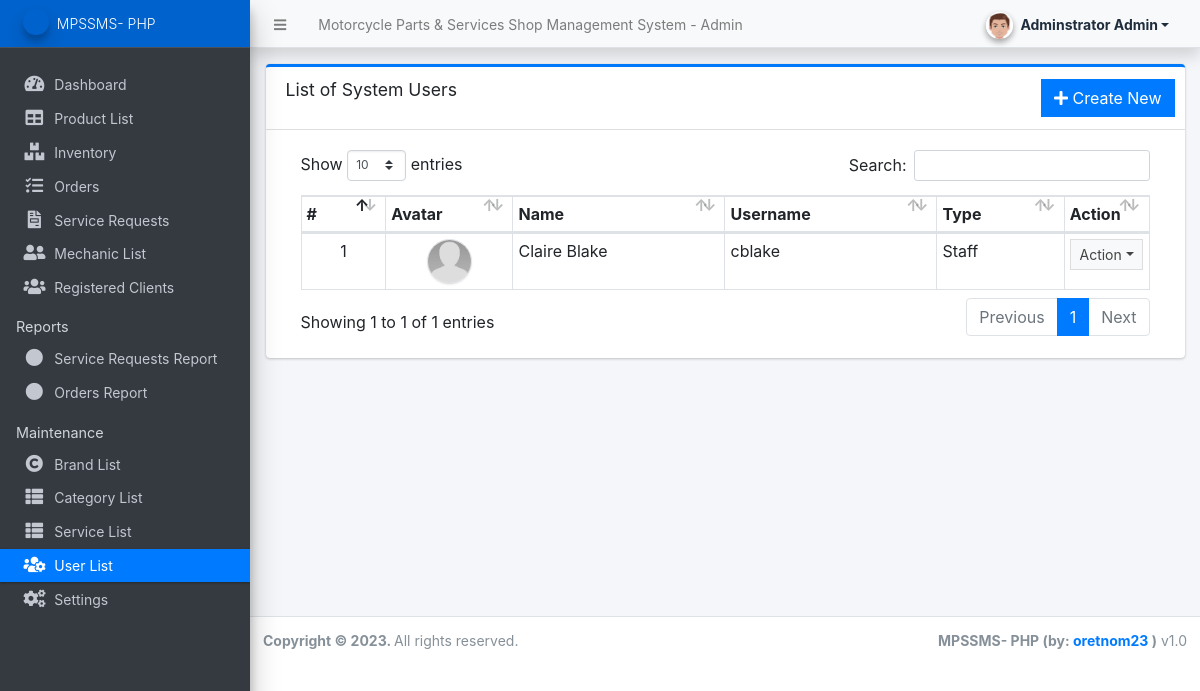
Page /admin/?page=user/list (signed in) on the committed database.
### tables this page shows
CREATE TABLE `users` (
  `id` int(50) NOT NULL,
  `firstname` varchar(250) NOT NULL,
  `lastname` varchar(250) NOT NULL,
  `username` text NOT NULL,
  `password` text NOT NULL,
  `avatar` text DEFAULT NULL,
  `last_login` datetime DEFAULT NULL,
  `type` tinyint(1) NOT NULL DEFAULT 0,
  `date_added` datetime NOT NULL DEFAULT current_timestamp(),
  `date_updated` datetime DEFAULT NULL ON UPDATE current_timestamp()
);

### classes/DBConnection.php (called while the page is built, shortened)
<?php
class DBConnection{
    private $host = DB_SERVER;
    private $username = DB_USERNAME;
    private $password = DB_PASSWORD;
    private $database = DB_NAME;
    public $conn;
    public function __construct(){
        if (!isset($this->conn)) {
            $this->conn = new mysqli($this->host, $this->username, $this->password, $this->database);
        }
    }
}
?>

### classes/SystemSettings.php (called while the page is built, shortened)
<?php
class SystemSettings extends DBConnection{
	function userdata($field = ''){
		if(!empty($field)){
			if(isset($_SESSION['userdata'][$field]))
				return $_SESSION['userdata'][$field];
			else
				return null;
		}else{
			return false;
		}
	}
}
$_settings = new SystemSettings();
?>

### config.php (called while the page is built, shortened)
<?php
require_once('classes/DBConnection.php');
require_once('classes/SystemSettings.php');
function validate_image($file){
    $file = explode("?",$file)[0];
	if(!empty($file)){
		if(is_file(base_app.$file)){
			return base_url.$file;
		}else{
			return base_url.'dist/img/no-image-available.png';
		}
	}else{
		return base_url.'dist/img/no-image-available.png';
	}
}
?>

### admin/user/list.php (the view, shortened to what this page needs)
<div class="card card-outline card-primary">
	<div class="card-header">
		<h3 class="card-title">List of System Users</h3>
		<div class="card-tools">
			<a href="?page=user/manage_user" class="btn btn-flat btn-primary"><span class="fas fa-plus"></span>  Create New</a>
		</div>
	</div>
	<div class="card-body">
		<div class="container-fluid">
        <div class="container-fluid">
			<table class="table table-bordered table-stripped">
				<colgroup>
					<col width="10%">
					<col width="15%">
					<col width="25%">
					<col width="25%">
					<col width="15%">
					<col width="10%">
				</colgroup>
				<thead>
					<tr>
						<th>#</th>
						<th>Avatar</th>
						<th>Name</th>
						<th>Username</th>
						<th>Type</th>
						<th>Action</th>
					</tr>
				</thead>
				<tbody>
					<?php
					$i = 1;
						$qry = $conn->query("SELECT *,concat(firstname,' ',lastname) as name from `users` where id != '1' and id != '{$_settings->userdata('id')}' and `type` != 3 order by concat(firstname,' ',lastname) asc ");
						while($row = $qry->fetch_assoc()):
					?>
						<tr>
							<td class="text-center"><?php echo $i++; ?></td>
							<td class="text-center"><img src="<?php echo validate_image($row['avatar']) ?>" class="img-avatar img-thumbnail p-0 border-2" alt="user_avatar"></td>
							<td><?php echo ucwords($row['name']) ?></td>
							<td ><p class="m-0 truncate-1"><?php echo $row['username'] ?></p></td>
							<td><?php echo ($row['type'] == 1) ? 'Administrator' : 'Staff' ?></td>
							<td align="center">
								 <button type="button" class="btn btn-flat btn-default btn-sm dropdown-toggle dropdown-icon" data-toggle="dropdown">
				                  		Action
				                  </button>
							</td>
						</tr>
					<?php endwhile; ?>
				</tbody>
			</table>
		</div>
		</div>
	</div>
</div>

### admin/user/list.php (style rules this page uses)
.img-avatar { width:45px; height:45px; object-fit:cover; object-position:center center; border-radius:100%; }

### rows in the picture
users: avatar (picture), name "Claire Blake", username "cblake", type "Staff"

### other values in the picture
$_settings->info('name') "Motorcycle Parts & Services Shop Management System"
$_settings->userdata('firstname').' '.$_settings->userdata('lastname') "Adminstrator Admin"
$_settings->info('short_name') "MPSSMS- PHP"
